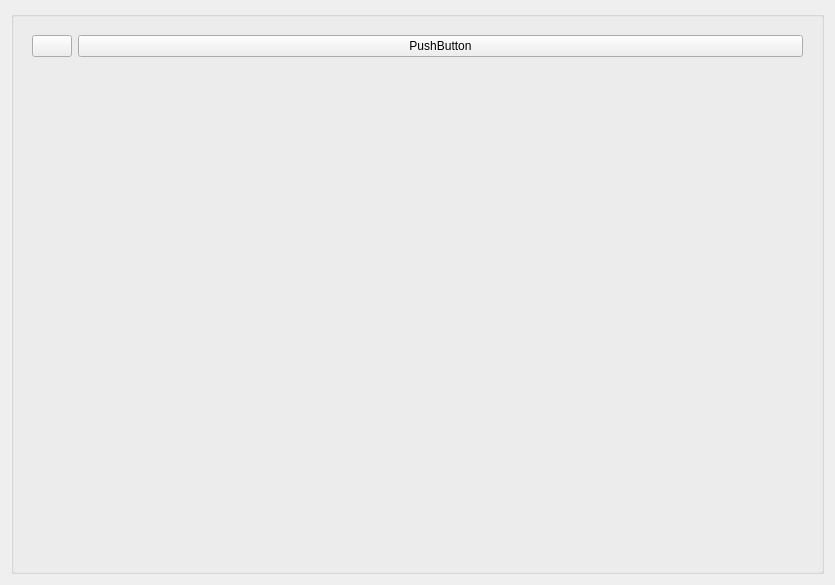
<?xml version="1.0" encoding="UTF-8"?>
<ui version="4.0">
 <class>Form</class>
 <widget class="QWidget" name="Form">
  <property name="geometry">
   <rect>
    <x>0</x>
    <y>0</y>
    <width>835</width>
    <height>585</height>
   </rect>
  </property>
  <property name="windowTitle">
   <string>Form</string>
  </property>
  <layout class="QHBoxLayout" name="horizontalLayout">
   <item>
    <layout class="QVBoxLayout" name="verticalLayout_3">
     <item>
      <widget class="QGroupBox" name="formGroupBox">
       <property name="sizePolicy">
        <sizepolicy hsizetype="Preferred" vsizetype="Preferred">
         <horstretch>0</horstretch>
         <verstretch>0</verstretch>
        </sizepolicy>
       </property>
       <property name="title">
        <string/>
       </property>
       <property name="flat">
        <bool>false</bool>
       </property>
       <layout class="QVBoxLayout" name="verticalLayout_2">
        <item>
         <widget class="QWidget" name="formWidget" native="true">
          <layout class="QFormLayout" name="formLayout">
           <item row="0" column="0">
            <widget class="QPushButton" name="pushButton_2">
             <property name="text">
              <string/>
             </property>
            </widget>
           </item>
           <item row="0" column="1">
            <widget class="QPushButton" name="pushButton">
             <property name="text">
              <string>PushButton</string>
             </property>
            </widget>
           </item>
          </layout>
         </widget>
        </item>
       </layout>
      </widget>
     </item>
    </layout>
   </item>
  </layout>
 </widget>
 <resources/>
 <connections/>
</ui>
